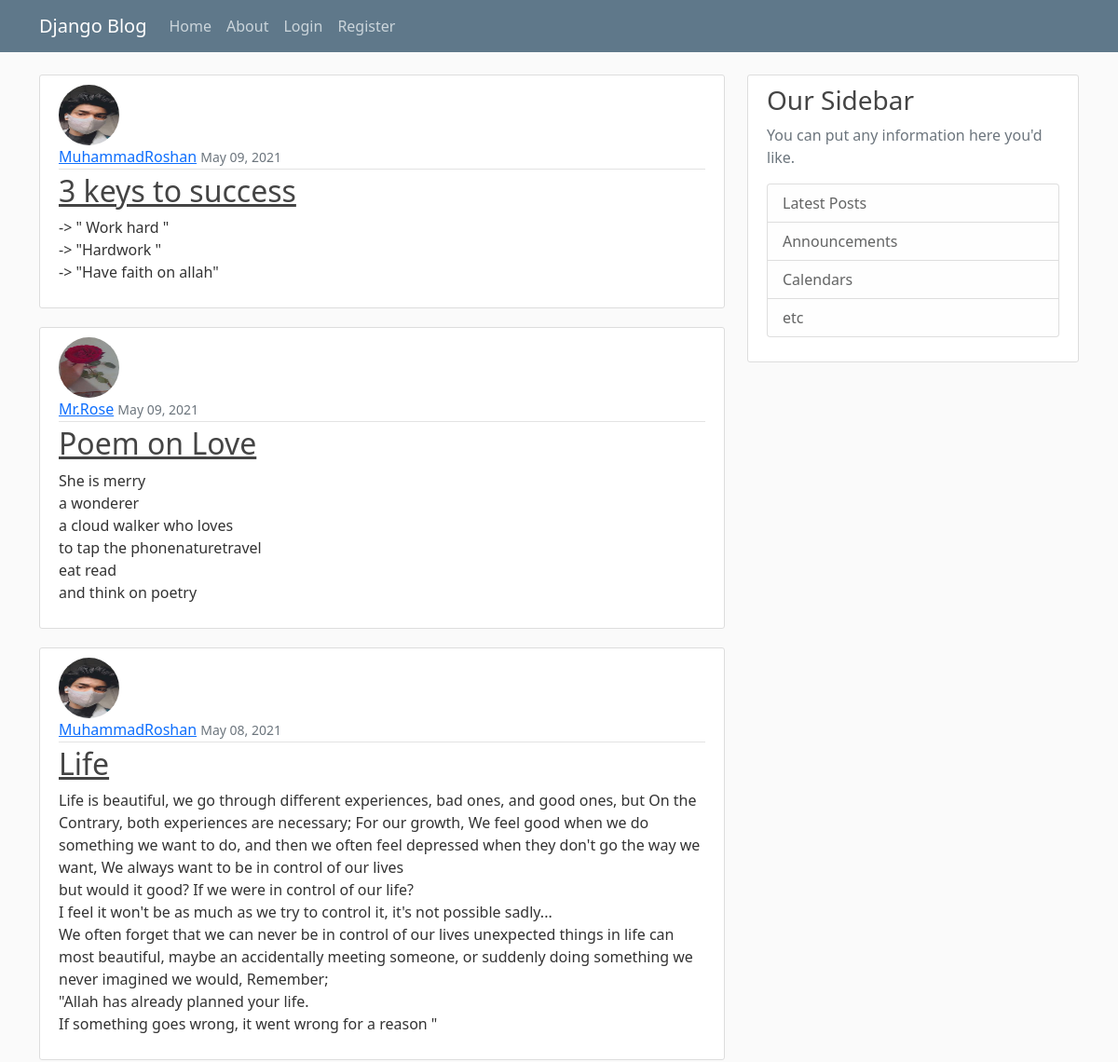
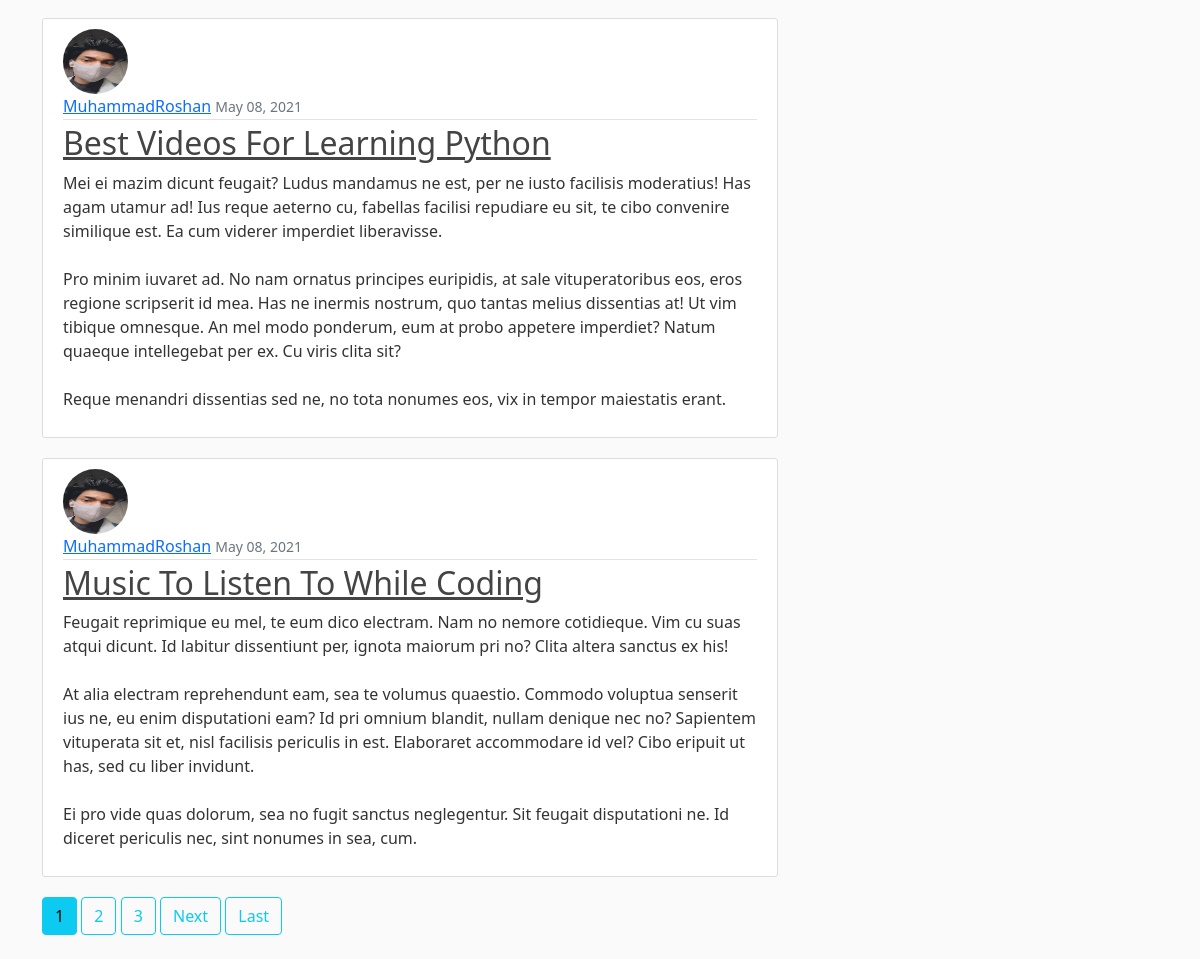
The page / on the database its author committed (2 pictures, top to bottom).
### blog/models.py (models this page shows, shortened)
class Post(models.Model):
    title = models.CharField(max_length=100)
    content = models.TextField()
    date_posted = models.DateTimeField(default=timezone.now)
    author = models.ForeignKey(User, on_delete=models.CASCADE)

### users/models.py (models this page shows, shortened)
class Profile(models.Model):
    user = models.OneToOneField(User, on_delete=models.CASCADE)
    image = models.ImageField(default='default.jpg', upload_to='profile_pics')

### blog/views.py (the view)
# urls.py: path('', PostListView.as_view(), name='blog-home'),
class PostListView(ListView):
    model = Post
    template_name = 'blog/home.html'
    context_object_name = 'posts'
    ordering = ['-date_posted']
    paginate_by = 5

### blog/templates/blog/home.html (shortened to what this page needs)
{% extends "blog/base.html" %}
{% block content %}
    {% for post in posts %}
        <article class="media content-section">
        <img class="rounded-circle article-img" src="{{ post.author.profile.image.url }}">
        <div class="media-body">
            <div class="article-metadata">
                <a class="mr-2" href="{% url 'user-posts' post.author.username %}">{{ post.author }}</a>
                <small class="text-muted">{{ post.date_posted|date:"F d, Y" }}</small>
            </div>
            <h2><a class="article-title" href="{% url 'post-detail' post.id %}">{{ post.title }}</a></h2>
            <p class="article-content">{{ post.content }}</p>
        </div>
        </article>
    {% endfor %}
    {% if is_paginated %}
        {% for num in page_obj.paginator.page_range %}
            {% if page_obj.number == num %}
                <a class="btn btn-info mb-4" href="?page={{ num }}">{{ num }}</a>
            {% elif num > page_obj.number|add:'-3' and num < page_obj.number|add:'3' %}
                <a class="btn btn-outline-info mb-4" href="?page={{ num }}">{{ num }}</a>
            {% endif %}
        {% endfor %}
        {% if page_obj.has_next %}
            <a class="btn btn-outline-info mb-4" href="?page={{ page.obj.next_page_number }}">Next</a>
            <a class="btn btn-outline-info mb-4" href="?page={{ page_obj.paginator.num_pages }}">Last</a>
        {% endif %}
    {% endif %}
{% endblock content %}

### blog/templates/blog/base.html (shortened to what this page needs)
{% load static %}
<DOCTYPE html>
<html>
<head>
    <link href="https://cdn.jsdelivr.net/npm/bootstrap@5.0.0-beta3/dist/css/bootstrap.min.css" rel="stylesheet">
    <link rel="stylesheet" type="text/css" href="{% static 'blog/main.css' %}">
</head>
<body>
    <header class="site-header">
    <nav class="navbar navbar-expand-md navbar-dark bg-steel fixed-top">
        <div class="container">
            <a class="navbar-brand mr-4" href="{% url 'blog-home' %}">Django Blog</a>
            <div class="collapse navbar-collapse" id="navbarToggle">
                <div class="navbar-nav mr-auto">
                    <a class="nav-item nav-link" href="{% url 'blog-home' %}">Home</a>
                    <a class="nav-item nav-link" href="{% url 'blog-about' %}">About</a>
                </div>
                <div class="navbar-nav">
                    {% if user.is_authenticated %}
                        <a class="nav-item nav-link" href="{% url 'post-create' %}">New Post</a>
                        <a class="nav-item nav-link" href="{% url 'profile' %}">Profile</a>
                        <a class="nav-item nav-link" href="{% url 'logout' %}">Logout</a>
                    {% else %}
                        <a class="nav-item nav-link" href="{% url 'login' %}">Login</a>
                        <a class="nav-item nav-link" href="{% url 'register' %}">Register</a>
                    {% endif %}
                </div>
            </div>
        </div>
    </nav>
    </header>
    <main role="main" class="container">
        <div class="row">
            <div class="col-md-8">
                {% block content %}{% endblock %}
            </div>
            <div class="col-md-4">
                <div class="content-section">
                    <h3>Our Sidebar</h3>
                    <p class='text-muted'>You can put any information here you'd like.
                    <ul class="list-group">
                        <li class="list-group-item list-group-item-light">Latest Posts</li>
                        <li class="list-group-item list-group-item-light">Announcements</li>
                        <li class="list-group-item list-group-item-light">Calendars</li>
                        <li class="list-group-item list-group-item-light">etc</li>
                    </ul>
                    </p>
                </div>
            </div>
        </div>
    </main>
</body>
</html>

### blog/static/blog/main.css (style rules this page uses)
body { background: #fafafa; color: #333333; margin-top: 5rem; }
h1, h2, h3, h4, h5, h6 { color: #444444; }
ul { margin: 0; }
.bg-steel { background-color: #5f788a; }
.site-header .navbar-nav .nav-link { color: #cbd5db; }
.content-section { background: #ffffff; padding: 10px 20px; border: 1px solid #dddddd; border-radius: 3px; margin-bottom: 20px; }
.article-title { color: #444444; }
.article-content { white-space: pre-line; }
.article-img { height: 65px; width: 65px; margin-right: 16px; }
.article-metadata { padding-bottom: 1px; margin-bottom: 4px; border-bottom: 1px solid #e3e3e3 }

### rows shown on the page
Post: author.profile.image (picture), author "MuhammadRoshan", date_posted "May 09, 2021", title "3 keys to success", content "-> \" Work hard \" -> \"Hardwork \" -> \"Have faith on allah\""
Post: author.profile.image (picture), author "Mr.Rose", date_posted "May 09, 2021", title "Poem on Love", content "She is merry a wonderer a cloud walker who loves to tap the phonenaturetravel eat read and think on poetry"
Post: author.profile.image (picture), author "MuhammadRoshan", date_posted "May 08, 2021", title "Life", content "Life is beautiful, we go through different experiences, bad ones, and good ones, but On the Contrary, both experiences are necessary; For our growth, We feel good when we do something we want to do, and then we often feel depressed when they don't go the way we want, We always want to be in control of our lives but would it good? If we were in control of our life? I feel it won't be as much as we try to control it, it's not possible sadly... We often forget that we can never be in control of our lives unexpected things in life can most beautiful, maybe an accidentally meeting someone, or suddenly doing something we never imagined we would, Remember; \"Allah has already planned your life. If…"
Post: author.profile.image (picture), author "MuhammadRoshan", date_posted "May 08, 2021", title "Best Videos For Learning Python", content "Mei ei mazim dicunt feugait? Ludus mandamus ne est, per ne iusto facilisis moderatius! Has agam utamur ad! Ius reque aeterno cu, fabellas facilisi repudiare eu sit, te cibo convenire similique est. Ea cum viderer imperdiet liberavisse. Pro minim iuvaret ad. No nam ornatus principes euripidis, at sale vituperatoribus eos, eros regione scripserit id mea. Has ne inermis nostrum, quo tantas melius dissentias at! Ut vim tibique omnesque. An mel modo ponderum, eum at probo appetere imperdiet? Natum quaeque intellegebat per ex. Cu viris clita sit? Reque menandri dissentias sed ne, no tota nonumes eos, vix in tempor maiestatis erant."
Post: author.profile.image (picture), author "MuhammadRoshan", date_posted "May 08, 2021", title "Music To Listen To While Coding", content "Feugait reprimique eu mel, te eum dico electram. Nam no nemore cotidieque. Vim cu suas atqui dicunt. Id labitur dissentiunt per, ignota maiorum pri no? Clita altera sanctus ex his! At alia electram reprehendunt eam, sea te volumus quaestio. Commodo voluptua senserit ius ne, eu enim disputationi eam? Id pri omnium blandit, nullam denique nec no? Sapientem vituperata sit et, nisl facilisis periculis in est. Elaboraret accommodare id vel? Cibo eripuit ut has, sed cu liber invidunt. Ei pro vide quas dolorum, sea no fugit sanctus neglegentur. Sit feugait disputationi ne. Id diceret periculis nec, sint nonumes in sea, cum."

### other values the page prints
{{ num }} "1"
{{ num }} "2" "3"
